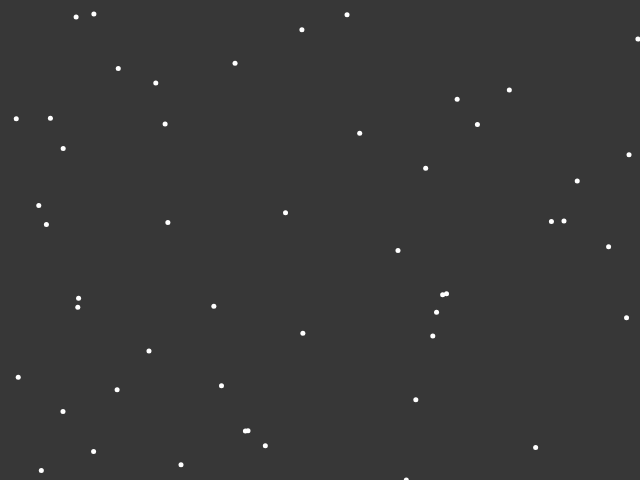
Frame 1 (no input)
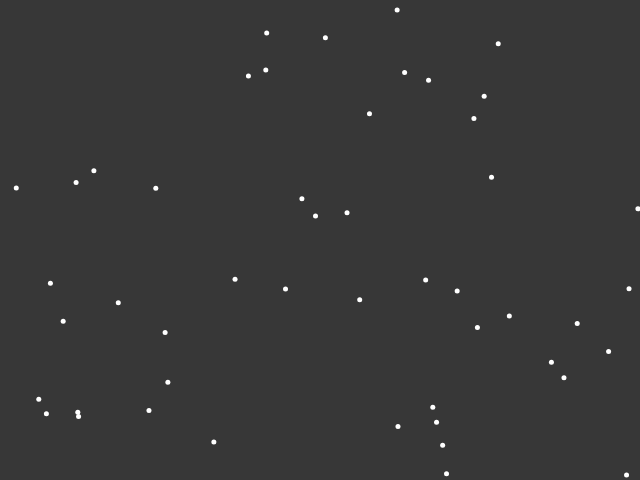
Frame 60 (no input)
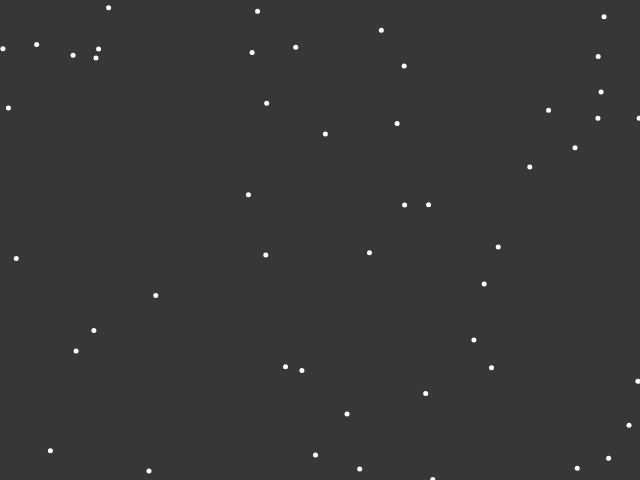
Frame 120 (the mouse pressed at the canvas centre since frame 60)

The p5.js sketch that drew these frames (run headless with seeded random() and noise() and a simulated clock; from frame 60 on, the mouse is pressed at the canvas centre):

// p5.js sketch
// ── sketch.js
let drops = [];

function setup() {
    createCanvas(640, 480);
    for (let i = 0; i < 50; i++) {
        drops.push(new Drop(random(0, width), random(0, height)));
    }
}

function draw() {
    background(55);

    drops.forEach(drop => {
        drop.show();
        drop.move();
        drop.checkForFloor();
    });
}

// ── Drop.js
class Drop {
    constructor(x, y) {
        this.x = x;
        this.y = y;
        this.speed = random(1, 4);
    }

    show() {
        fill(255);
        noStroke();
        ellipse(this.x, this.y, 5);
    }

    move() {
        this.y += this.speed;
    }

    checkForFloor() {
        if (this.y > height) {
            this.y = -7;
            this.x = random(0, width);
        }
    }
}
